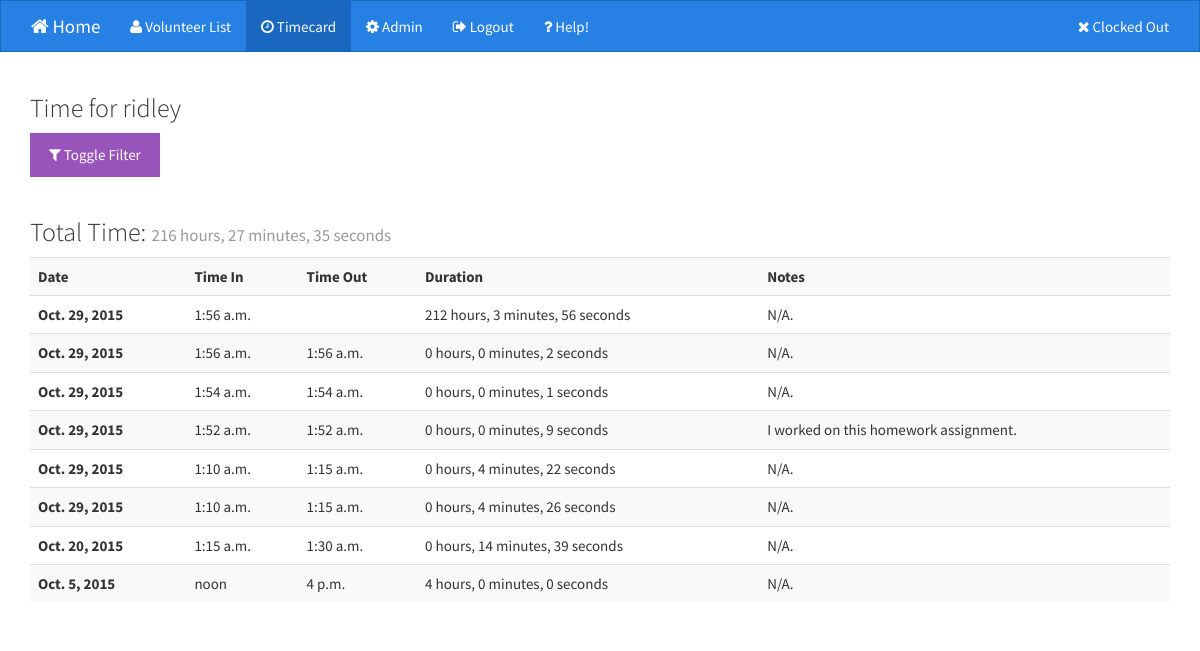
Page /event/list/1/ (signed in) on the earlier database version.
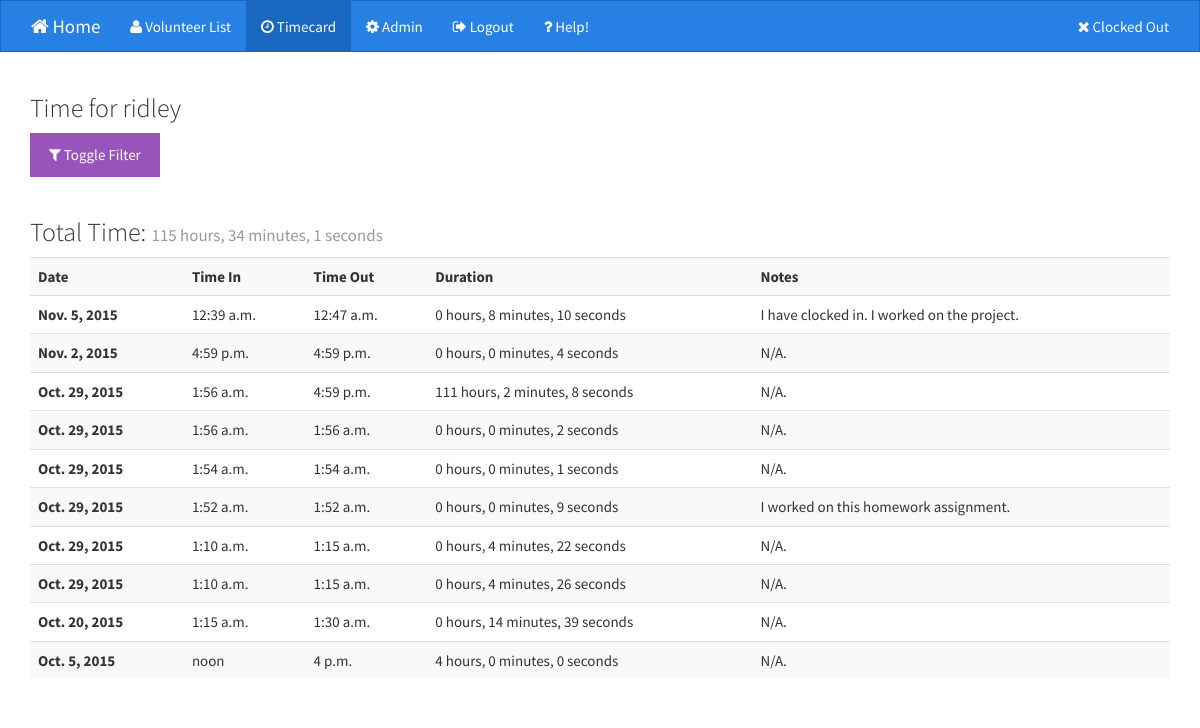
Same page on the later database version.
### project7/timeclock/models.py (models this page shows, shortened)
class Event(models.Model):
    user = models.ForeignKey(User, blank=True, null=True)
    time_in = models.DateTimeField()
    time_out = models.DateTimeField(blank=True, null=True)
    notes = models.TextField(blank=True, null=True)
    @property
    def duration(self):
        return '%d hours, %d minutes, %d seconds' % self.duration_tuple()
    def duration_tuple(self):
        days = 0
        hours = 0
        minutes = 0
        seconds = 0
        if self.time_out and self.time_in:
            duration = self.time_out - self.time_in
        else:
            if self.time_in:
                duration = timezone.now() - self.time_in
            else:
                return (0, 0, 0)
        days += duration.days
        hours += days * 24 + duration.seconds // 3600
        minutes += (duration.seconds % 3600) // 60
        seconds += duration.seconds % 60
        while seconds > 60:
            seconds -= 60
            minutes += 1
        while minutes >= 60:
            minutes -= 60
            hours += 1
        return (hours, minutes, seconds)

### project7/timeclock/views.py (the view)
# urls.py: url(r'^event/list/(?P<pk>\d+)/$', EventListView.as_view(), name='event_list'),
class EventListView(ListView):
    model = Event
    template_name = "event/list.html"
    def get_queryset(self, *args, **kwargs):
        qs = Event.objects.all()
        pk = self.kwargs.get('pk', None)
        if pk:
            qs = Event.objects.filter(user__id=pk)
        else:
            if self.request.user:
                qs = Event.objects.filter(user=self.request.user)
        if self.request.GET.get('start_date'):
            qs = qs.filter(time_in__gte=self.request.GET['start_date'])
        if self.request.GET.get('end_date'):
            qs = qs.filter(time_out__lte=self.request.GET['end_date'])
        return qs.order_by('-time_in')
    def get_context_data(self, **kwargs):
        context = super(EventListView, self).get_context_data(**kwargs)
        pk = self.kwargs.get('pk', None)
        if pk:
            context['volunteer_user'] = User.objects.get(id=pk)
            context['volunteer'] = Volunteer.objects.get(user=context['volunteer_user'])
        else:
            context['user'] = self.request.user
        if self.request.GET.get('start_date') or self.request.GET.get('end_date'):
            qs = self.get_queryset()
            (hours, minutes, seconds) = (0, 0, 0)
            for event in qs:
                duration = event.duration_tuple()
                hours += duration[0]
                minutes += duration[1]
                seconds += duration[2]
                while seconds > 60:
                    seconds -= 60
                    minutes += 1
                while minutes >= 60:
                    minutes -= 60
                    hours += 1
            context['total_hours'] = '%d hours, %d minutes, %d seconds' % (hours, minutes, seconds)
        else:
            try:
                if pk:
                    context['total_hours'] = Volunteer.objects.get(user__id=pk).total_hours
                else:
                    context['total_hours'] = Volunteer.objects.get(user=self.request.user).total_hours
            except Volunteer.DoesNotExist:
                context['total_hours'] = None
        return context
    def dispatch(self, request, *args, **kwargs):
        user = User.objects.get(pk=self.kwargs.get('pk', None))
        print user, request.user
        if user != request.user and not request.user.is_superuser:
            return HttpResponseForbidden("You are not allowed to access this page.")
        else:
            return super(EventListView, self).dispatch(request, *args, **kwargs)

### project7/timeclock/context_processors.py (called while the page is built)
def clocked_in(request):
    clocked_in = False
    event = None
    notes_form = None
    if request.user.is_authenticated():
        now = timezone.now()
        events = Event.objects.filter(user=request.user, time_in__lte=now, time_out=None)
        try:
            clocked_in = True if events[0] else False
            event = events[0]
            notes_form = EventNotesForm(instance=event)
        except Event.DoesNotExist:
            clocked_in = False
        except IndexError:
            clocked_in = False
    return {
        'clocked_in': clocked_in,
        'event': event,
        'notes_form': notes_form,
    }

### project7/timeclock/models.py (called while the page is built)
    def total_hours_tuple(self):
        hours = 0
        minutes = 0
        seconds = 0
        for obj in Event.objects.filter(user=self.user):
            duration = obj.duration_tuple()
            hours += duration[0]
            minutes += duration[1]
            seconds += duration[2]
            while seconds > 60:
                seconds -= 60
                minutes += 1
            while minutes >= 60:
                minutes -= 60
                hours += 1
        return (hours, minutes, seconds)

### project7/timeclock/templates/event/list.html (shortened to what this page needs)
{% extends 'base.html' %}
{% load static tz %}
{% block eventlistactive %}active{% endblock %}
{% block extra_styles %}
    <link rel="stylesheet" type="text/css" href="{% static 'css/bootstrap-datepicker.css' %}">
{% endblock extra_styles %}
{% block content %}
    <h1>Time for {{ volunteer_user.username }}</h1>
    <button id="filter-btn" type="button" class="btn btn-info">
            <i class="fa fa-filter"></i>
        Toggle Filter
    </button>
    <form method="GET" action=".">
    </form>
    {% if total_hours %}
        <h1>
            Total Time: <small>{{ total_hours }}</small>
        </h1>
    {% else %}
        <p>Your user has no volunteer information, which should mean you are the administrator.</p>
    {% endif %}
    <table class="table table-striped">
    <tr>
        <th>Date</th><th>Time In</th><th>Time Out</th><th>Duration</th><th>Notes</th>
    </tr>
    {% for object in object_list %}
        <tr>
            <th>{{ object.time_in.date }}</th>
            <td>{{ object.time_in.time }}</td>
            <td>{{ object.time_out.time }}</td>
            <td>{{ object.duration }}</td>
            <td>{{ object.notes|default:"N/A." }}</td>
        </tr>
    {% endfor %}
    </table>
{% endblock content %}

Differences in the rows shown:
added Event: time_in "Nov. 5, 2015", time_in.time "12:39 a.m.", time_out.time "12:47 a.m.", duration "0 hours, 8 minutes, 10 seconds", notes "I have clocked in. I worked on the project."
added Event: time_in "Nov. 2, 2015", time_in.time "4:59 p.m.", time_out.time "4:59 p.m.", duration "0 hours, 0 minutes, 4 seconds", notes "N/A."
changed Event: time_out.time (not shown) → "4:59 p.m."; duration "212 hours, 3 minutes, 56 seconds" → "111 hours, 2 minutes, 8 seconds"
Other differences:
{{ total_hours }}: "216 hours, 27 minutes, 35 seconds" → "115 hours, 34 minutes, 1 seconds"
